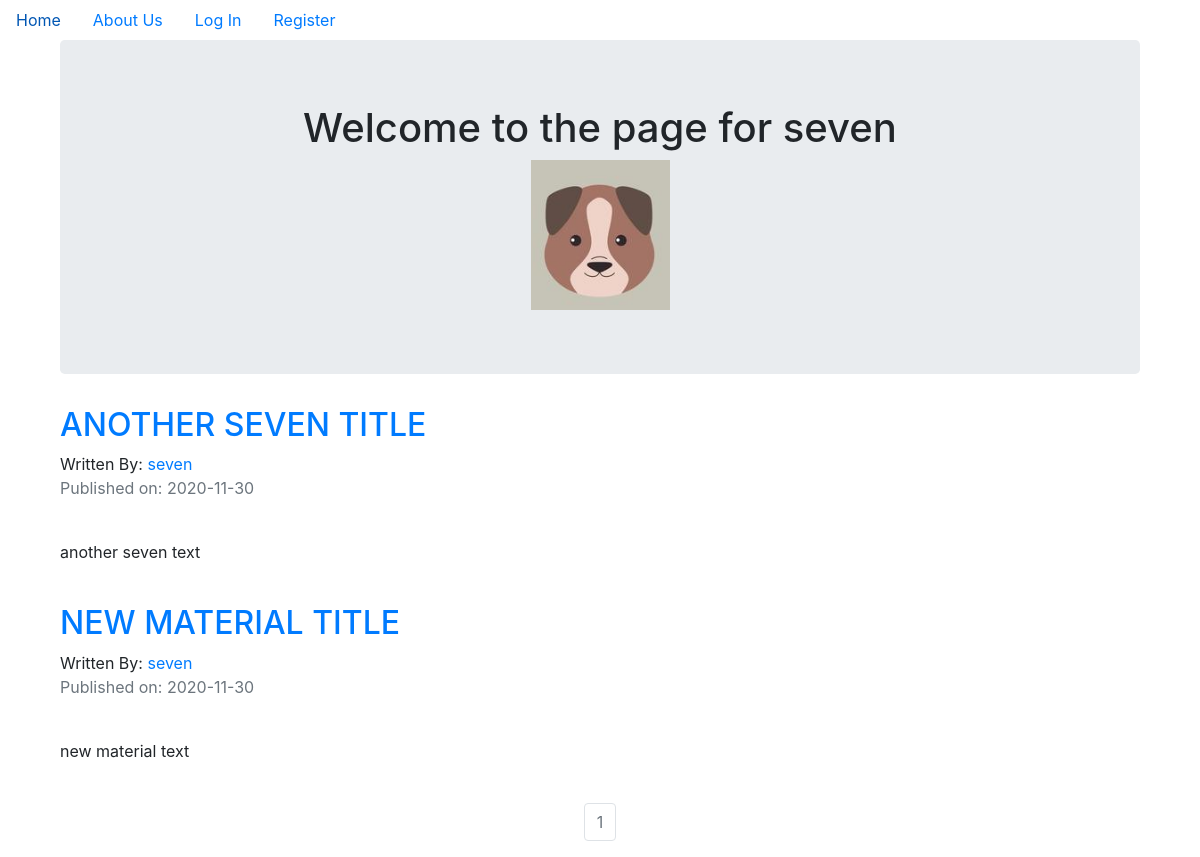
Page /seven on the committed database.
### companyBlog/models.py (models this page shows, shortened)
class User(db.Model, UserMixin):
    __tablename__ = 'users'
    id = db.Column(db.Integer, primary_key=True)
    profile_image = db.Column(db.String(64), nullable=False, default='default_profile.png')
    email = db.Column(db.String(64),unique=True, index=True)
    username = db.Column(db.String(64), unique=True)
    password_hash = db.Column(db.String(128))
    posts = db.relationship('BlogPost', backref='author', lazy=True)

class BlogPost(db.Model):
    users = db.relationship(User)
    id = db.Column(db.Integer, primary_key=True)
    user_id = db.Column(db.Integer, db.ForeignKey('users.id'), nullable=False)
    date = db.Column(db.DateTime, nullable=False, default=datetime.utcnow)
    title = db.Column(db.String(140), nullable=False)
    text = db.Column(db.Text, nullable=False)

### companyBlog/users/views.py (the view)
@users.route("/<username>")
def user_posts(username):
    page = request.args.get('page',1,type=int)
    user = User.query.filter_by(username=username).first_or_404()
    blog_posts = BlogPost.query.filter_by(author=user).order_by(BlogPost.date.desc()).paginate(page=page,per_page=5)
    return render_template('user_blog_posts.html',blog_posts=blog_posts, user=user)

### companyBlog/templates/user_blog_posts.html
{% extends "base.html" %}
{% block content %}
<div class="container">
  <div class="jumbotron">
    <div align='center'>
      <h1>Welcome to the page for {{user.username}}</h1>
      <img src="{{url_for('static',filename='profile_pics/'+user.profile_image)}}" >
    </div>
  </div>
{% for post in blog_posts.items  %}
  <h2> <a href="{{url_for('blog_posts.blog_post',blog_post_id=post.id)}}">{{post.title}}</a> </h2>
  Written By: <a href="{{url_for('users.user_posts',username=post.author.username)}}">{{post.author.username}}</a>
  <p class='text-muted'>Published on: {{post.date.strftime("%Y-%m-%d")}}</p>
   <br>
   <p>{{post.text}}</p>
   <br>
{% endfor %}
</div>
<nav aria-label='Page Navigation example'>
  <ul class="pagination justify-content-center">
    {% for page_num in blog_posts.iter_pages(left_edge=1,right_edge=1,left_current=1,right_current=2)  %}
    {% if blog_posts.page == page_num %}
      <li class='page-item disabled'>
        <a class="page-link" href="{{url_for('users.user_posts',username=user.username,page=page_num)}}">{{ page_num}}</a>
      </li>
      {% else %}
      <li class='page-item'>
        <a class="page-link" href="{{url_for('users.user_posts',username=user.username,page=page_num)}}">{{ page_num}}</a>
      </li>
    {% endif %}
    {% endfor %}
  </ul>
</nav>
{% endblock %}

### companyBlog/templates/base.html (shortened to what this page needs)
<!DOCTYPE html>
<html>
  <head>
    <link rel="stylesheet" href="https://maxcdn.bootstrapcdn.com/bootstrap/4.0.0/css/bootstrap.min.css">
  </head>
  <body>
  <ul class="nav">
  <li class="nav-item">
    <a class="nav-link" href="{{ url_for('core.index') }}">Home</a>
  </li>
  <li class="nav-item">
    <a class="nav-link" href="{{ url_for('core.info') }}">About Us</a>
  </li>
  {% if current_user.is_authenticated %}
    <li class='nav-link'>
      <a href="{{url_for('users.logout')}}">Log Out</a>
    </li>
    <li class='nav-link'>
      <a href="{{url_for('users.account')}}">Account</a>
    </li>
    <li class='nav-link'>
      <li class="nav-link"><a href="{{ url_for('blog_posts.create_post') }}">Create Post</a></li>
    </li>
  {% else %}
    <li class='nav-link'>
      <a href="{{url_for('users.login')}}">Log In</a>
    </li>
    <li class='nav-link'>
      <a href="{{url_for('users.register')}}">Register</a>
    </li>
  {% endif %}
</ul>
<div class="container">
  {% block content %}
  {% endblock %}
</div>
  </body>
</html>

### rows in the picture
User: username "seven", profile_image (placeholder picture)
BlogPost: title "ANOTHER SEVEN TITLE", author.username "seven", date "2020-11-30", text "another seven text"
BlogPost: title "NEW MATERIAL TITLE", author.username "seven", date "2020-11-30", text "new material text"

### other values in the picture
{{ page_num }} "1"
